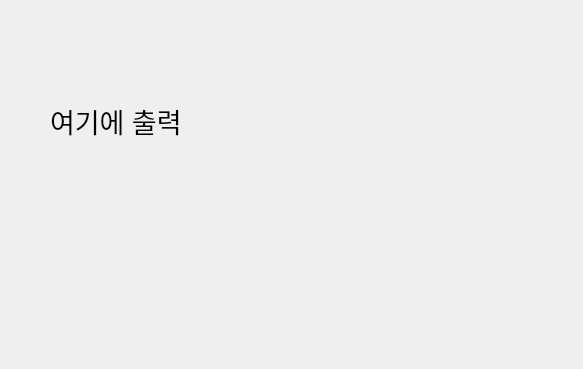
<?xml version="1.0" encoding="UTF-8"?>
<ui version="4.0">
 <class>Dialog</class>
 <widget class="QDialog" name="Dialog">
  <property name="geometry">
   <rect>
    <x>0</x>
    <y>0</y>
    <width>583</width>
    <height>369</height>
   </rect>
  </property>
  <property name="windowTitle">
   <string>Dialog</string>
  </property>
  <widget class="QLabel" name="label">
   <property name="geometry">
    <rect>
     <x>50</x>
     <y>70</y>
     <width>441</width>
     <height>101</height>
    </rect>
   </property>
   <property name="font">
    <font>
     <pointsize>20</pointsize>
     <bold>false</bold>
    </font>
   </property>
   <property name="text">
    <string>여기에 출력</string>
   </property>
  </widget>
 </widget>
 <resources/>
 <connections/>
</ui>
